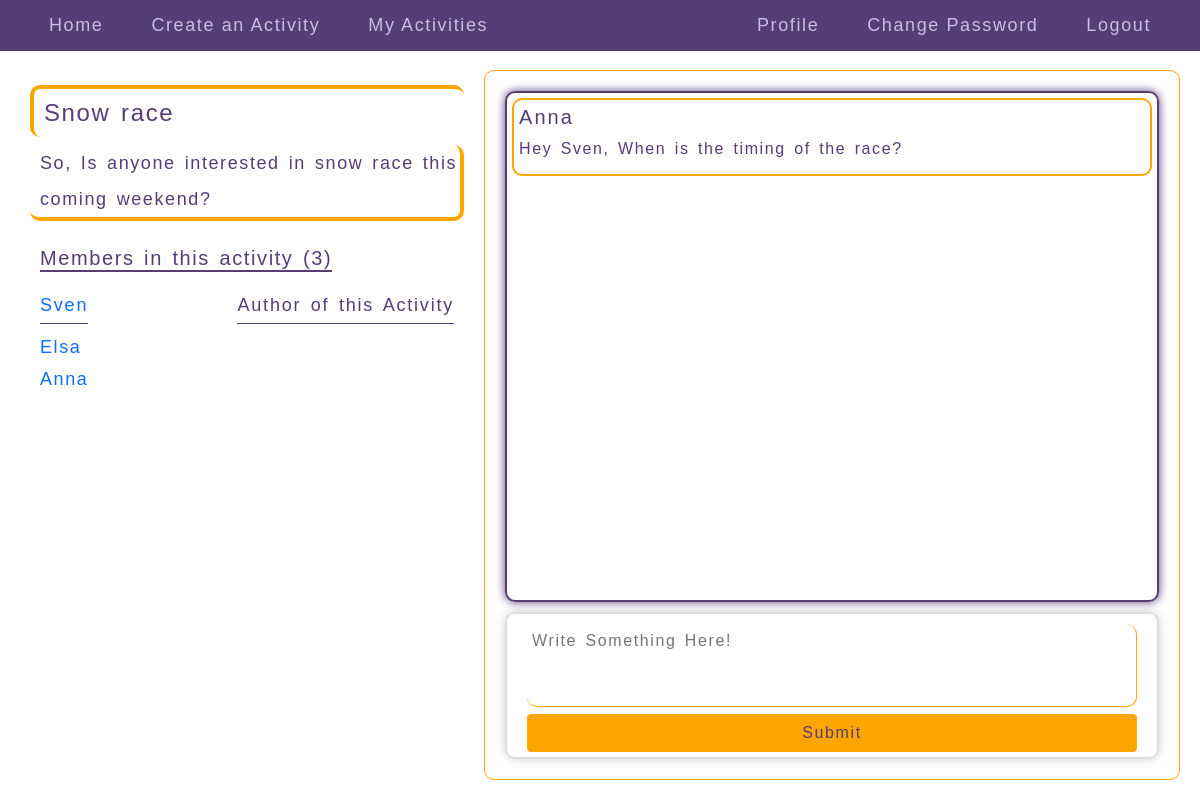
/activities/12 (signed in), run on the app's committed database.
### meet/models.py (models this page shows, shortened)
class Activity(models.Model):
    user = models.ForeignKey(User, on_delete=models.CASCADE, related_name="activities")
    title = models.CharField(max_length=128)
    description = models.TextField()
    time = models.DateTimeField(default=timezone.now)

class Joining(models.Model):
    user = models.ForeignKey(User, on_delete=models.CASCADE, related_name="joined_activities")
    activity = models.ForeignKey(Activity, on_delete=models.CASCADE, related_name="user_activities")

class Comment(models.Model):
    user = models.ForeignKey(User, on_delete=models.CASCADE, related_name="comments")
    activity = models.ForeignKey(Activity, on_delete=models.CASCADE, related_name="commented_activities")
    comment = models.TextField()

### meet/views.py (the view)
# urls.py: path("activities/<int:id>", views.displayactivity, name="display_activity"),
@login_required(login_url='/')
def displayactivity(request, id):
    if request.method == "POST":
        activity = Activity.objects.get(pk=id)
        user_comment = comment(request.POST)
        if user_comment.is_valid():
            obj = Comment(user=request.user, activity=activity, comment=user_comment.cleaned_data["description"])
            obj.save()
        return redirect("display_activity", id=id)
    else:
        activity = Activity.objects.get(pk=id)
        users = Joining.objects.filter(activity=activity).all()
        users_comments=Comment.objects.filter(activity=activity)
        users_list = []
        for user in users:
            users_list.append(user.user.username)
        form = comment()
        return render(request, "meet/activity.html", {
        "activity": activity, "users": users, "users_list": users_list, "form": form, "users_comments": users_comments
        })

### meet/views.py
class comment(forms.Form):
    description = forms.CharField(label="", widget=forms.Textarea(attrs={"rows": 3, "placeholder": "Write Something Here!"}))

### meet/templates/meet/activity.html (shortened to what this page needs)
{% extends "meet/layout.html" %}
{% block body %}
<div class="fc_display">
  <div class="left_half">
    <h4>{{ activity.title }}</h4>
    <p>{{ activity.description }}</p>
    <div class="left_half_members">
      <div class="fc_activity">
        <h5>Members in this activity ({{ users_list|length }})</h5>
      </div>
      <div class="activity_users_fc">
        <p><a href="{% url 'user_profile' activity.user.username %}">{{ activity.user.username }}</a></p>
        <p class="activity_users_author">Author of this Activity</p>
      </div>
      {% for user in users %}
        {% if user.user.username != activity.user.username %}
          <p class="activity_users"><a href="{% url 'user_profile' user.user.username %}">{{ user.user.username }}</a></p>
        {% endif %}
      {% endfor %}
    </div>
  </div>
  <div class="right_half">
    <div class="right_half_body">
      {% for comment in users_comments %}
        <div class="users_comments_on_activity">
          <h5>{{ comment.user.username }}</h5>
          <p>{{ comment.comment }}</p>
        </div>
      {% endfor %}
    </div>
    <div class="right_half_input">
      <form class="" method="post">
        {{ form }}
        <button type="submit" class="btn common_button">Submit</button>
      </form>
    </div>
  </div>
</div>
{% endblock %}

### meet/static/meet/styles.css (style rules this page uses)
* { font-family: Arial, sans-serif; }
html, body { padding: 0; margin: 0; }
.fc_display { height: calc(100vh - 60px); display: flex; padding: 15px; box-sizing: border-box; color: #563d76; letter-spacing: 0.1em; word-spacing: 0.15em; }
.fc_display > * { margin-right: 5px; }
.left_half, .right_half { flex-basis: 40%; box-sizing: border-box; padding: 15px; border: 1px solid #563d76; border: 1px solid orange; border-radius: 10px; }
.right_half { flex-basis: 60%; }
.left_half { border: none; font-size: 18px; }
.left_half p { margin: 0; }
.left_half h4, .left_half > p { padding-left: 10px; border-left: 4px solid orange; border-top: 4px solid orange; line-height: 2; border-radius: 10px; }
.left_half > p { border: none; border-right: 4px solid orange; border-bottom: 4px solid orange; }
.left_half_members { padding: 10px; }
.left_half_members h5 { margin: 0; border-bottom: 2px solid #563d76; }
.form_update button, .password_reset_complete a, .pagination_links a, .common_button { color: orange; border-color: #563d76; background: #563d76; color: #563d76; border-color: orange; background: orange; }
fieldset div, form > * { margin: 10px 0px; }
form { padding: 20px; border: 2px solid #ddd; border-radius: 10px; box-shadow: 0 0 10px #ccc; }
.fc_activity { display: flex; flex-flow: row wrap; align-items: center; margin: 15px 0; }
.fc_activity > * { margin: 5px 0; }
.activity_users_fc { display: flex; line-height: 2; letter-spacing: 0.1em; word-spacing: 0.15em; margin: 10px 0; }
.activity_users_fc > * { border-bottom: 1px solid #563d76; }
.activity_users_fc p.activity_users_author { margin-left: auto; }
.right_half * { letter-spacing: 0.1em; word-spacing: 0.15em; }
.right_half { height: 100%; display: flex; flex-direction: column; }
.right_half > * { margin: 5px; }
.right_half_header, .right_half_input { flex-basis: 15%; }
.right_half_body { padding: 5px; padding-bottom: 0; flex-basis: 85%; height: 75%; overflow: auto; }
.users_comments_on_activity { border: 2px solid orange; border-radius: 10px; padding: 5px; box-shadow: 0 0 5px solid orange; margin-bottom: 5px; }
.right_half_input input, .right_half_input textarea { border-radius: 10px; padding: 5px; height: 100%; width: 100%; box-sizing: border-box; border-color: orange; border-top: 0; border-left: 0; color: #563d76; }
.right_half_input * { margin: 0; }
.right_half_input textarea { resize: none; }
.right_half_input button { width: 100%; }
.right_half_body { border: 2px solid #563d76; border-radius: 10px; box-shadow: 0 0 10px #563d76; }
.right_half_body p { margin-bottom: 0.5em; }
.right_half_input form { padding-top: 10px; padding-bottom: 5px; }
.user_links a, .activity_users_fc a, .activity_users a { text-decoration: none; }
p.activity_users { margin-bottom: 5px; }

### data on the page
Activity: title "Snow race", description "So, Is anyone interested in snow race this coming weekend?", user.username "Sven"
Joining: user.username "Elsa"
Joining: user.username "Anna"
Comment: user.username "Anna", comment "Hey Sven, When is the timing of the race?"

### other printed values
{{ users_list|length }} "3"
